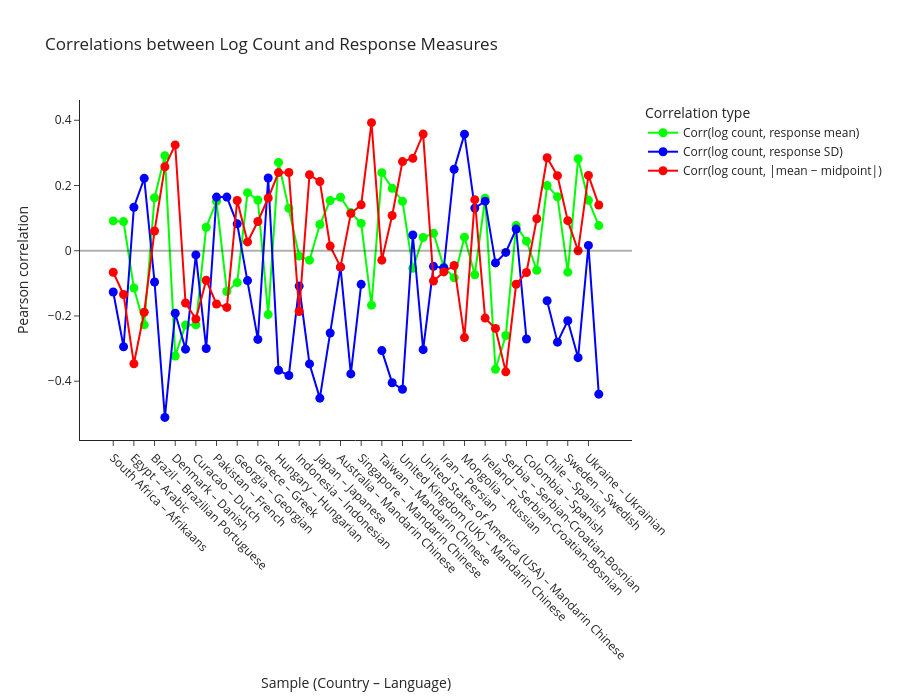

Write notebook code for a chart like this one.
### Code cell
fig = go.Figure()

fig.add_trace(go.Scatter(
    x=df_plot["sample"],
    y=df_plot["corr_logcount_response_mean"],
    mode="lines+markers",
    name="Corr(log count, response mean)",
    marker=dict(size=9, color="lime"),
    line=dict(width=2, color="lime")
))

fig.add_trace(go.Scatter(
    x=df_plot["sample"],
    y=df_plot["corr_logcount_response_sd"],
    mode="lines+markers",
    name="Corr(log count, response SD)",
    marker=dict(size=9, color="blue"),
    line=dict(width=2, color="blue")
))

fig.add_trace(go.Scatter(
    x=df_plot["sample"],
    y=df_plot["corr_logcount_abs_dist_midpoint"],
    mode="lines+markers",
    name="Corr(log count, |mean − midpoint|)",
    marker=dict(size=9, color="red"),
    line=dict(width=2, color="red")
))

fig.add_hline(
    y=0,
    line_width=2,
    line_color="black"
)


fig.update_layout(
    title="Correlations between Log Count and Response Measures",
    yaxis_title="Pearson correlation",
    xaxis_title="Sample (Country – Language)",
    xaxis_tickangle=45,
    height=700,
    legend_title="Correlation type",
    template="simple_white"
)

fig.show()

### Figure 1 — Plotly figure (JSON) as saved in the notebook; plotly's stock layout.template omitted (floating-point values rounded to 4 significant figures)
{"data": [{"line": {"color": "lime", "width": 2}, "marker": {"color": "lime", "size": 9}, "mode": "lines+markers", "name": "Corr(log count, response mean)", "type": "scatter", "x": ["South Africa – Afrikaans", "Syria – Arabic", "Egypt – Arabic", "Jordan – Arabic", "Brazil – Brazilian Portuguese", "Bulgaria – Bulgarian", "Denmark – Danish", "Netherlands – Dutch", "Curacao – Dutch", "Finland – Finnish", "Pakistan – French", "France – French", "Georgia – Georgian", "Germany – German", "Greece – Greek", "Israel – Hebrew", "Hungary – Hungarian", "Iceland – Icelandic", "Indonesia – Indonesian", "Italy – Italian", "Japan – Japanese", "New Zealand – Mandarin Chinese", "Australia – Mandarin Chinese", "Hong Kong (S.A.R) – Mandarin Chinese", "Singapore – Mandarin Chinese", "Ghana – Mandarin Chinese", "Taiwan – Mandarin Chinese", "China – Mandarin Chinese", "United Kingdom (UK) – Mandarin Chinese", "Canada – Mandarin Chinese", "United States of America (USA) – Mandarin Chinese", "India – Marathi", "Iran – Persian", "Kazakhstan – Russian", "Mongolia – Russian", "Russia – Russian", "Ireland – Serbian-Croatian-Bosnian", "Croatia – Serbian-Croatian-Bosnian", "Serbia – Serbian-Croatian-Bosnian", "Peru – Spanish", "Colombia – Spanish", "Trinidad and Tobago – Spanish", "Chile – Spanish", "Malaysia – Standard Malay", "Sweden – Swedish", "Turkey – Turkish", "Ukraine – Ukrainian", "Vietnam – Vietnamese"], "y": [0.09149, 0.08929, -0.1143, -0.2273, 0.1624, 0.2915, -0.3229, -0.2276, -0.2272, 0.07204, 0.1515, -0.1249, -0.09763, 0.1781, 0.1555, -0.1958, 0.2709, 0.1304, -0.0164, -0.029, 0.08045, 0.1537, 0.1641, 0.1172, 0.08375, -0.1669, 0.2394, 0.1915, 0.1518, -0.05386, 0.04066, 0.05354, -0.05, -0.08289, 0.04157, -0.07352, 0.1605, -0.3636, -0.2599, 0.07704, 0.02941, -0.05972, 0.2, 0.1652, -0.06579, 0.2819, 0.1546, 0.07716]}, {"line": {"color": "blue", "width": 2}, "marker": {"color": "blue", "size": 9}, "mode": "lines+markers", "name": "Corr(log count, response SD)", "type": "scatter", "x": ["South Africa – Afrikaans", "Syria – Arabic", "Egypt – Arabic", "Jordan – Arabic", "Brazil – Brazilian Portuguese", "Bulgaria – Bulgarian", "Denmark – Danish", "Netherlands – Dutch", "Curacao – Dutch", "Finland – Finnish", "Pakistan – French", "France – French", "Georgia – Georgian", "Germany – German", "Greece – Greek", "Israel – Hebrew", "Hungary – Hungarian", "Iceland – Icelandic", "Indonesia – Indonesian", "Italy – Italian", "Japan – Japanese", "New Zealand – Mandarin Chinese", "Australia – Mandarin Chinese", "Hong Kong (S.A.R) – Mandarin Chinese", "Singapore – Mandarin Chinese", "Ghana – Mandarin Chinese", "Taiwan – Mandarin Chinese", "China – Mandarin Chinese", "United Kingdom (UK) – Mandarin Chinese", "Canada – Mandarin Chinese", "United States of America (USA) – Mandarin Chinese", "India – Marathi", "Iran – Persian", "Kazakhstan – Russian", "Mongolia – Russian", "Russia – Russian", "Ireland – Serbian-Croatian-Bosnian", "Croatia – Serbian-Croatian-Bosnian", "Serbia – Serbian-Croatian-Bosnian", "Peru – Spanish", "Colombia – Spanish", "Trinidad and Tobago – Spanish", "Chile – Spanish", "Malaysia – Standard Malay", "Sweden – Swedish", "Turkey – Turkish", "Ukraine – Ukrainian", "Vietnam – Vietnamese"], "y": [-0.1265, -0.2945, 0.1333, 0.222, -0.09586, -0.5109, -0.1917, -0.3017, -0.01279, -0.2997, 0.1645, 0.1644, 0.08256, -0.09156, -0.2718, 0.2229, -0.3665, -0.3825, -0.1083, -0.3471, -0.452, -0.2521, -0.05047, -0.3776, -0.103, NaN, -0.3062, -0.4047, -0.4247, 0.04828, -0.3032, -0.04789, -0.05284, 0.2498, 0.3575, 0.1308, 0.1521, -0.03743, -0.00508, 0.06639, -0.2706, NaN, -0.1535, -0.2802, -0.2145, -0.3279, 0.01634, -0.4397]}, {"line": {"color": "red", "width": 2}, "marker": {"color": "red", "size": 9}, "mode": "lines+markers", "name": "Corr(log count, |mean − midpoint|)", "type": "scatter", "x": ["South Africa – Afrikaans", "Syria – Arabic", "Egypt – Arabic", "Jordan – Arabic", "Brazil – Brazilian Portuguese", "Bulgaria – Bulgarian", "Denmark – Danish", "Netherlands – Dutch", "Curacao – Dutch", "Finland – Finnish", "Pakistan – French", "France – French", "Georgia – Georgian", "Germany – German", "Greece – Greek", "Israel – Hebrew", "Hungary – Hungarian", "Iceland – Icelandic", "Indonesia – Indonesian", "Italy – Italian", "Japan – Japanese", "New Zealand – Mandarin Chinese", "Australia – Mandarin Chinese", "Hong Kong (S.A.R) – Mandarin Chinese", "Singapore – Mandarin Chinese", "Ghana – Mandarin Chinese", "Taiwan – Mandarin Chinese", "China – Mandarin Chinese", "United Kingdom (UK) – Mandarin Chinese", "Canada – Mandarin Chinese", "United States of America (USA) – Mandarin Chinese", "India – Marathi", "Iran – Persian", "Kazakhstan – Russian", "Mongolia – Russian", "Russia – Russian", "Ireland – Serbian-Croatian-Bosnian", "Croatia – Serbian-Croatian-Bosnian", "Serbia – Serbian-Croatian-Bosnian", "Peru – Spanish", "Colombia – Spanish", "Trinidad and Tobago – Spanish", "Chile – Spanish", "Malaysia – Standard Malay", "Sweden – Swedish", "Turkey – Turkish", "Ukraine – Ukrainian", "Vietnam – Vietnamese"], "y": [-0.06593, -0.1342, -0.3464, -0.1887, 0.06057, 0.2576, 0.3245, -0.1602, -0.2094, -0.09044, -0.1632, -0.1737, 0.1539, 0.02699, 0.08972, 0.1616, 0.2396, 0.2399, -0.1864, 0.2328, 0.212, 0.01423, -0.04963, 0.1139, 0.1406, 0.3928, -0.02889, 0.108, 0.2732, 0.2834, 0.3576, -0.09292, -0.06504, -0.04516, -0.2662, 0.1566, -0.2066, -0.2383, -0.3714, -0.1028, -0.06682, 0.09809, 0.2851, 0.2301, 0.09231, 2.582e-05, 0.231, 0.1401]}], "layout": {"height": 700, "legend": {"title": {"text": "Correlation type"}}, "shapes": [{"line": {"color": "black", "width": 2}, "type": "line", "x0": 0, "x1": 1, "xref": "x domain", "y0": 0, "y1": 0, "yref": "y"}], "title": {"text": "Correlations between Log Count and Response Measures"}, "xaxis": {"tickangle": 45, "title": {"text": "Sample (Country – Language)"}}, "yaxis": {"title": {"text": "Pearson correlation"}}}}
